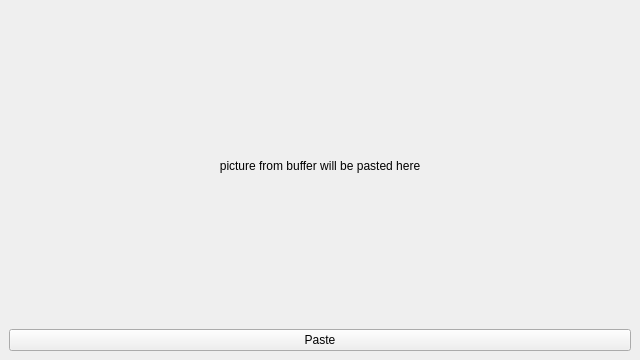
<?xml version="1.0" encoding="UTF-8"?>
<ui version="4.0">
 <class>MainWindow</class>
 <widget class="QMainWindow" name="MainWindow">
  <property name="geometry">
   <rect>
    <x>0</x>
    <y>0</y>
    <width>640</width>
    <height>360</height>
   </rect>
  </property>
  <property name="minimumSize">
   <size>
    <width>640</width>
    <height>360</height>
   </size>
  </property>
  <property name="maximumSize">
   <size>
    <width>640</width>
    <height>360</height>
   </size>
  </property>
  <property name="windowTitle">
   <string>MainWindow</string>
  </property>
  <widget class="QWidget" name="centralwidget">
   <layout class="QVBoxLayout" name="verticalLayout_2">
    <item>
     <layout class="QVBoxLayout" name="verticalLayout">
      <item>
       <widget class="QLabel" name="pasteArea">
        <property name="text">
         <string>picture from buffer will be pasted here</string>
        </property>
        <property name="alignment">
         <set>Qt::AlignCenter</set>
        </property>
       </widget>
      </item>
      <item>
       <widget class="QPushButton" name="pasteButton">
        <property name="text">
         <string>Paste</string>
        </property>
       </widget>
      </item>
     </layout>
    </item>
   </layout>
  </widget>
 </widget>
 <resources/>
 <connections/>
</ui>
